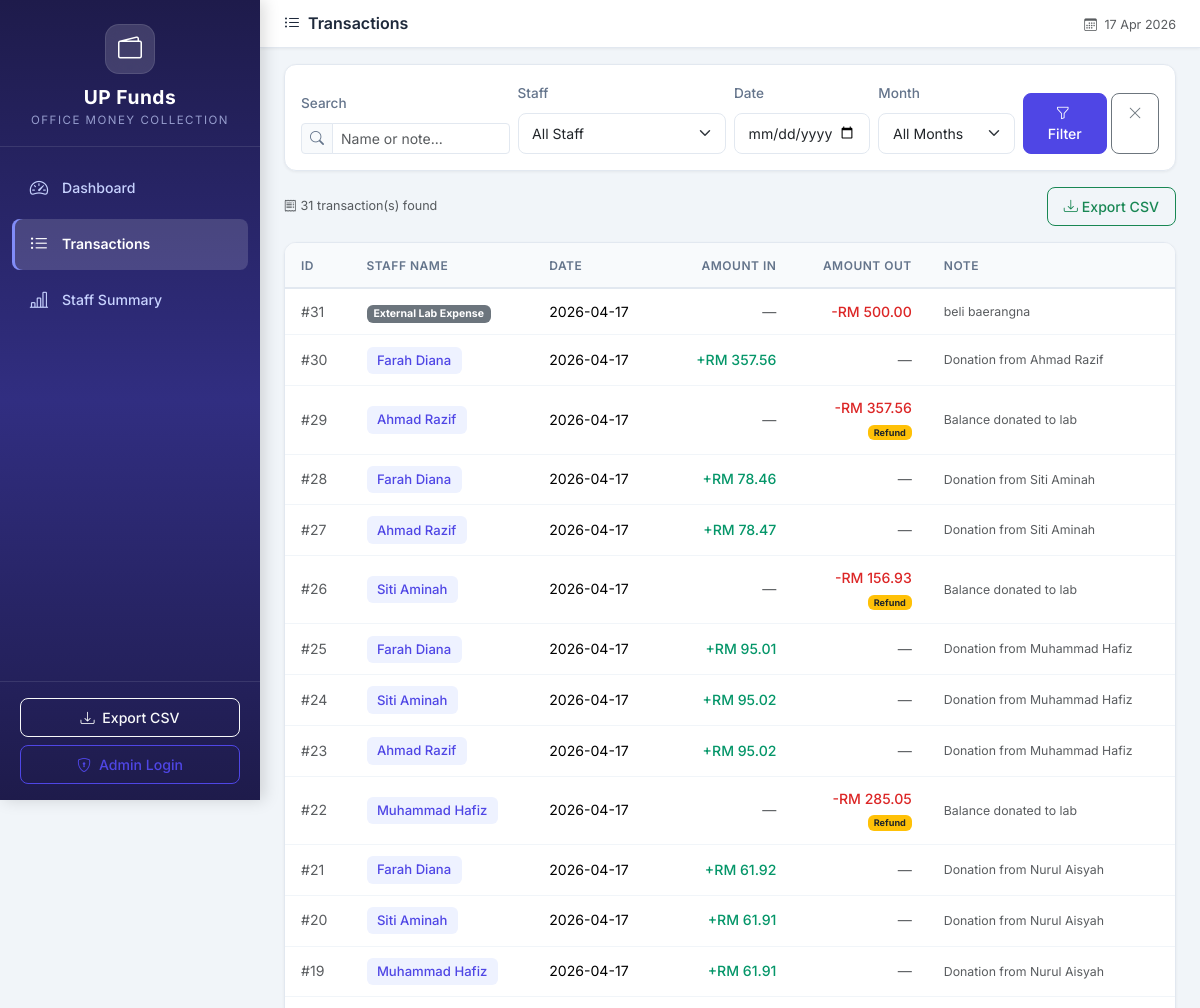
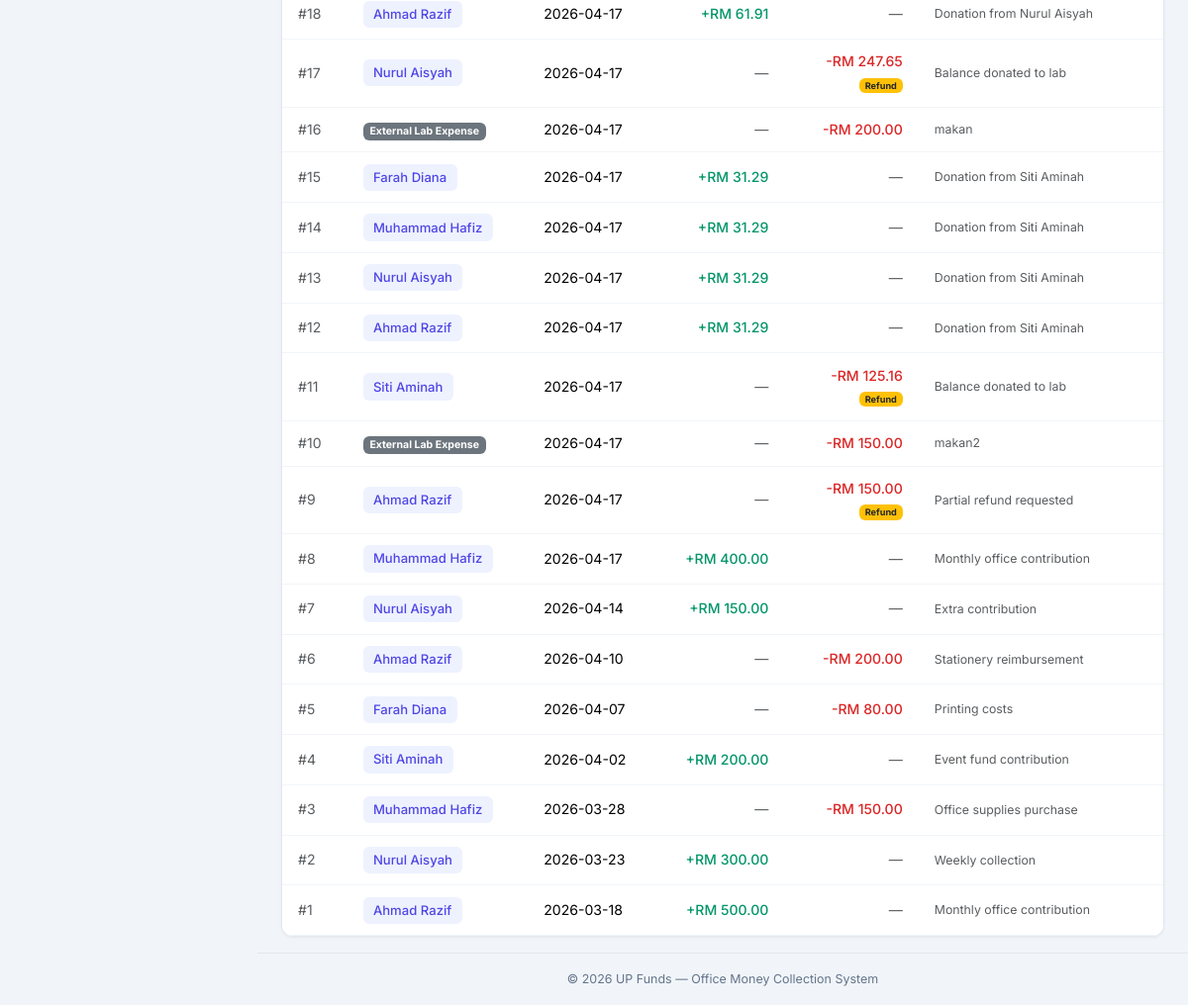
Page /transactions on the committed database (2 pictures, top to bottom).
### tables this page shows
CREATE TABLE cash_records (
            id INTEGER PRIMARY KEY AUTOINCREMENT,
            staff_id INTEGER,
            record_date DATE NOT NULL,
            amount_in REAL DEFAULT 0.00,
            amount_out REAL DEFAULT 0.00,
            expense_type TEXT DEFAULT 'shared',
            note TEXT DEFAULT '',
            created_at TIMESTAMP DEFAULT CURRENT_TIMESTAMP,
            updated_at TIMESTAMP DEFAULT CURRENT_TIMESTAMP,
            FOREIGN KEY (staff_id) REFERENCES staff(id)
        );

CREATE TABLE staff (
            id INTEGER PRIMARY KEY AUTOINCREMENT,
            name TEXT NOT NULL UNIQUE,
            is_active INTEGER DEFAULT 1,
            created_at TIMESTAMP DEFAULT CURRENT_TIMESTAMP
        );

### app.py (the view)
@app.route('/transactions')
def transactions():
    conn = get_db_connection()
    staff_filter = request.args.get('staff', '')
    date_filter = request.args.get('date', '')
    month_filter = request.args.get('month', '')
    search_query = request.args.get('search', '')
    query = '''
        SELECT cr.*, s.name as staff_name
        FROM cash_records cr
        LEFT JOIN staff s ON cr.staff_id = s.id
        WHERE 1=1
    '''
    params = []
    if staff_filter:
        query += ' AND cr.staff_id = ?'
        params.append(staff_filter)
    if date_filter:
        query += ' AND cr.record_date = ?'
        params.append(date_filter)
    if month_filter:
        query += " AND strftime('%Y-%m', cr.record_date) = ?"
        params.append(month_filter)
    if search_query:
        query += ' AND (s.name LIKE ? OR cr.note LIKE ?)'
        params.extend([f'%{search_query}%', f'%{search_query}%'])
    query += ' ORDER BY cr.record_date DESC, cr.id DESC'
    records = conn.execute(query, params).fetchall()
    staff_list = conn.execute('SELECT * FROM staff ORDER BY name').fetchall()
    months = conn.execute('''
        SELECT DISTINCT strftime('%Y-%m', record_date) as month
        FROM cash_records
        ORDER BY month DESC
    ''').fetchall()
    conn.close()
    return render_template('transactions.html',
                           records=records,
                           staff_list=staff_list,
                           months=months,
                           staff_filter=staff_filter,
                           date_filter=date_filter,
                           month_filter=month_filter,
                           search_query=search_query)

### app.py (called while the page is built)
@app.context_processor
def inject_now():
    is_admin = session.get('role') == 'admin'
    return {'now': datetime.now(), 'is_admin': is_admin}

### database.py (called while the page is built)
def get_db_connection():
    conn = sqlite3.connect(DATABASE_PATH)
    conn.row_factory = sqlite3.Row  # Access columns by name
    conn.execute("PRAGMA foreign_keys = ON")  # Enable foreign key support
    return conn

### templates/transactions.html (shortened to what this page needs)
{% extends 'base.html' %}
{% block page_title %}
    <i class="bi bi-list-ul me-2"></i>Transactions
{% endblock %}
{% block content %}
<div class="card content-card mb-3">
    <div class="card-body">
        <form method="GET" action="{{ url_for('transactions') }}" class="row g-2 align-items-end">
            <div class="col-md-3">
                <label class="form-label small fw-medium">Search</label>
                <div class="input-group input-group-sm">
                    <span class="input-group-text"><i class="bi bi-search"></i></span>
                    <input type="text" class="form-control" name="search"
                           placeholder="Name or note..." value="{{ search_query }}">
                </div>
            </div>
            <div class="col-md-3">
                <label class="form-label small fw-medium">Staff</label>
                <select class="form-select form-select-sm" name="staff">
                    <option value="">All Staff</option>
                </select>
            </div>
            <div class="col-md-2">
                <label class="form-label small fw-medium">Date</label>
                <input type="date" class="form-control form-control-sm" name="date" value="{{ date_filter }}">
            </div>
            <div class="col-md-2">
                <label class="form-label small fw-medium">Month</label>
                <select class="form-select form-select-sm" name="month">
                    <option value="">All Months</option>
                </select>
            </div>
            <div class="col-md-2 d-flex gap-1">
                <button type="submit" class="btn btn-primary btn-sm flex-fill">
                    <i class="bi bi-funnel me-1"></i>Filter
                </button>
                <a href="{{ url_for('transactions') }}" class="btn btn-outline-secondary btn-sm">
                    <i class="bi bi-x-lg"></i>
                </a>
            </div>
        </form>
    </div>
</div>
<div class="d-flex justify-content-between align-items-center mb-3">
    <span class="text-muted small">
        <i class="bi bi-receipt me-1"></i>{{ records|length }} transaction(s) found
    </span>
    <div class="d-flex gap-2">
        <a href="{{ url_for('export_csv') }}" class="btn btn-outline-success btn-sm">
            <i class="bi bi-download me-1"></i>Export CSV
        </a>
    </div>
</div>
<div class="card content-card">
    <div class="card-body p-0">
        {% if records %}
        <div class="table-responsive">
            <table class="table table-hover mb-0" id="transactionsTable">
                <thead>
                    <tr>
                        <th>ID</th>
                        <th>Staff Name</th>
                        <th>Date</th>
                        <th class="text-end">Amount In</th>
                        <th class="text-end">Amount Out</th>
                        <th>Note</th>
                    </tr>
                </thead>
                <tbody>
                    {% for record in records %}
                    <tr>
                        <td class="text-muted">#{{ record['id'] }}</td>
                        <td>
                            {% if record['staff_name'] %}
                                <span class="staff-badge">{{ record['staff_name'] }}</span>
                            {% else %}
                                <span class="badge bg-secondary">External Lab Expense</span>
                            {% endif %}
                        </td>
                        <td>{{ record['record_date'] }}</td>
                        <td class="text-end">
                            {% if record['amount_in'] > 0 %}
                                <span class="amount-in fw-medium">+RM {{ "%.2f"|format(record['amount_in']) }}</span>
                            {% else %}
                                <span class="text-muted">—</span>
                            {% endif %}
                        </td>
                        <td class="text-end">
                            {% if record['amount_out'] > 0 %}
                                <span class="amount-out fw-medium">-RM {{ "%.2f"|format(record['amount_out']) }}</span>
                                {% if record['expense_type'] == 'personal' %}
                                    <br><span class="badge bg-warning text-dark" style="font-size: 0.65em;">Refund</span>
                                {% endif %}
                            {% else %}
                                <span class="text-muted">—</span>
                            {% endif %}
                        </td>
                        <td class="text-muted small">{{ record['note'][:40] }}{{ '...' if record['note']|length > 40 }}</td>
                    </tr>
                    {% endfor %}
                </tbody>
            </table>
        </div>
        {% endif %}
    </div>
</div>
{% endblock %}

### static/css/style.css (style rules this page uses)
:root { --primary: #4f46e5; --primary-light: #6366f1; --primary-dark: #3730a3; --primary-bg: #eef2ff; --sidebar-bg: linear-gradient(180deg, #1e1b4b 0%, #312e81 50%, #1e1b4b 100%); --sidebar-width: 260px; --sidebar-text: #c7d2fe; --sidebar-active: #ffffff; --sidebar-hover-bg: rgba(255, 255, 255, 0.08); --sidebar-active-bg: rgba(255, 255, 255, 0.15); --card-green: linear-gradient(135deg, #059669, #10b981); --card-red: linear-gradient(135deg, #dc2626, #ef4444); --card-blue: linear-gradient(135deg, #2563eb, #3b82f6); --card-purple: linear-gradient(135deg, #7c3aed, #8b5cf6); --body-bg: #f1f5f9; --content-bg: #ffffff; --text-primary: #1e293b; --text-secondary: #64748b; --border-color: #e2e8f0; --shadow-sm: 0 1px 3px rgba(0, 0, 0, 0.06); --shadow-md: 0 4px 12px rgba(0, 0, 0, 0.08); --shadow-lg: 0 10px 25px rgba(0, 0, 0, 0.1); --radius: 12px; --radius-sm: 8px; --transition: all 0.2s ease; }
* { margin: 0; padding: 0; box-sizing: border-box; }
body { font-family: 'Inter', -apple-system, BlinkMacSystemFont, 'Segoe UI', Roboto, sans-serif; background-color: var(--body-bg); color: var(--text-primary); font-size: 0.9rem; line-height: 1.6; overflow-x: hidden; }
.content-card { border: 1px solid var(--border-color); border-radius: var(--radius); box-shadow: var(--shadow-sm); background: var(--content-bg); transition: var(--transition); overflow: hidden; }
.table { font-size: 0.88rem; }
.table thead th { background: #f8fafc; border-bottom: 2px solid var(--border-color); font-weight: 600; color: var(--text-secondary); text-transform: uppercase; font-size: 0.75rem; letter-spacing: 0.5px; padding: 0.8rem 1rem; white-space: nowrap; }
.table tbody td { padding: 0.7rem 1rem; vertical-align: middle; border-bottom: 1px solid #f1f5f9; }
.staff-badge { display: inline-block; padding: 0.2rem 0.65rem; background: var(--primary-bg); color: var(--primary); border-radius: 6px; font-weight: 500; font-size: 0.82rem; }
.amount-in { color: #059669; font-weight: 500; }
.amount-out { color: #dc2626; font-weight: 500; }
.form-control, .form-select { border-radius: var(--radius-sm); border-color: var(--border-color); padding: 0.55rem 0.85rem; font-size: 0.88rem; transition: var(--transition); }
.input-group-text { border-radius: var(--radius-sm); background: #f8fafc; border-color: var(--border-color); font-size: 0.85rem; color: var(--text-secondary); }
.form-label { font-size: 0.85rem; color: var(--text-secondary); }
.btn { border-radius: var(--radius-sm); font-weight: 500; font-size: 0.88rem; transition: var(--transition); padding: 0.5rem 1rem; }
.btn-primary { background: var(--primary); border-color: var(--primary); }
.summary-card, .content-card { animation: fadeInUp 0.4s ease forwards; }

### rows in the picture
cash_records: id "31", shows "External Lab Expense", record_date "2026-04-17", amount_out "500.00", note "beli baerangna"
cash_records: id "30", staff_name "Farah Diana", record_date "2026-04-17", amount_in "357.56", note "Donation from Ahmad Razif"
cash_records: id "29", staff_name "Ahmad Razif", record_date "2026-04-17", amount_out "357.56", expense_type "Refund", note "Balance donated to lab"
cash_records: id "28", staff_name "Farah Diana", record_date "2026-04-17", amount_in "78.46", note "Donation from Siti Aminah"
cash_records: id "27", staff_name "Ahmad Razif", record_date "2026-04-17", amount_in "78.47", note "Donation from Siti Aminah"
cash_records: id "26", staff_name "Siti Aminah", record_date "2026-04-17", amount_out "156.93", expense_type "Refund", note "Balance donated to lab"
cash_records: id "25", staff_name "Farah Diana", record_date "2026-04-17", amount_in "95.01", note "Donation from Muhammad Hafiz"
cash_records: id "24", staff_name "Siti Aminah", record_date "2026-04-17", amount_in "95.02", note "Donation from Muhammad Hafiz"
cash_records: id "23", staff_name "Ahmad Razif", record_date "2026-04-17", amount_in "95.02", note "Donation from Muhammad Hafiz"
cash_records: id "22", staff_name "Muhammad Hafiz", record_date "2026-04-17", amount_out "285.05", expense_type "Refund", note "Balance donated to lab"
cash_records: id "21", staff_name "Farah Diana", record_date "2026-04-17", amount_in "61.92", note "Donation from Nurul Aisyah"
cash_records: id "20", staff_name "Siti Aminah", record_date "2026-04-17", amount_in "61.91", note "Donation from Nurul Aisyah"
cash_records: id "19", staff_name "Muhammad Hafiz", record_date "2026-04-17", amount_in "61.91", note "Donation from Nurul Aisyah"
cash_records: id "18", staff_name "Ahmad Razif", record_date "2026-04-17", amount_in "61.91", note "Donation from Nurul Aisyah"
cash_records: id "17", staff_name "Nurul Aisyah", record_date "2026-04-17", amount_out "247.65", expense_type "Refund", note "Balance donated to lab"
cash_records: id "16", shows "External Lab Expense", record_date "2026-04-17", amount_out "200.00", note "makan"
cash_records: id "15", staff_name "Farah Diana", record_date "2026-04-17", amount_in "31.29", note "Donation from Siti Aminah"
cash_records: id "14", staff_name "Muhammad Hafiz", record_date "2026-04-17", amount_in "31.29", note "Donation from Siti Aminah"
cash_records: id "13", staff_name "Nurul Aisyah", record_date "2026-04-17", amount_in "31.29", note "Donation from Siti Aminah"
cash_records: id "12", staff_name "Ahmad Razif", record_date "2026-04-17", amount_in "31.29", note "Donation from Siti Aminah"
cash_records: id "11", staff_name "Siti Aminah", record_date "2026-04-17", amount_out "125.16", expense_type "Refund", note "Balance donated to lab"
cash_records: id "10", shows "External Lab Expense", record_date "2026-04-17", amount_out "150.00", note "makan2"
cash_records: id "9", staff_name "Ahmad Razif", record_date "2026-04-17", amount_out "150.00", expense_type "Refund", note "Partial refund requested"
cash_records: id "8", staff_name "Muhammad Hafiz", record_date "2026-04-17", amount_in "400.00", note "Monthly office contribution"
cash_records: id "7", staff_name "Nurul Aisyah", record_date "2026-04-14", amount_in "150.00", note "Extra contribution"
cash_records: id "6", staff_name "Ahmad Razif", record_date "2026-04-10", amount_out "200.00", note "Stationery reimbursement"
cash_records: id "5", staff_name "Farah Diana", record_date "2026-04-07", amount_out "80.00", note "Printing costs"
cash_records: id "4", staff_name "Siti Aminah", record_date "2026-04-02", amount_in "200.00", note "Event fund contribution"
cash_records: id "3", staff_name "Muhammad Hafiz", record_date "2026-03-28", amount_out "150.00", note "Office supplies purchase"
cash_records: id "2", staff_name "Nurul Aisyah", record_date "2026-03-23", amount_in "300.00", note "Weekly collection"
cash_records: id "1", staff_name "Ahmad Razif", record_date "2026-03-18", amount_in "500.00", note "Monthly office contribution"

### other values in the picture
{{ records|length }} "31"
